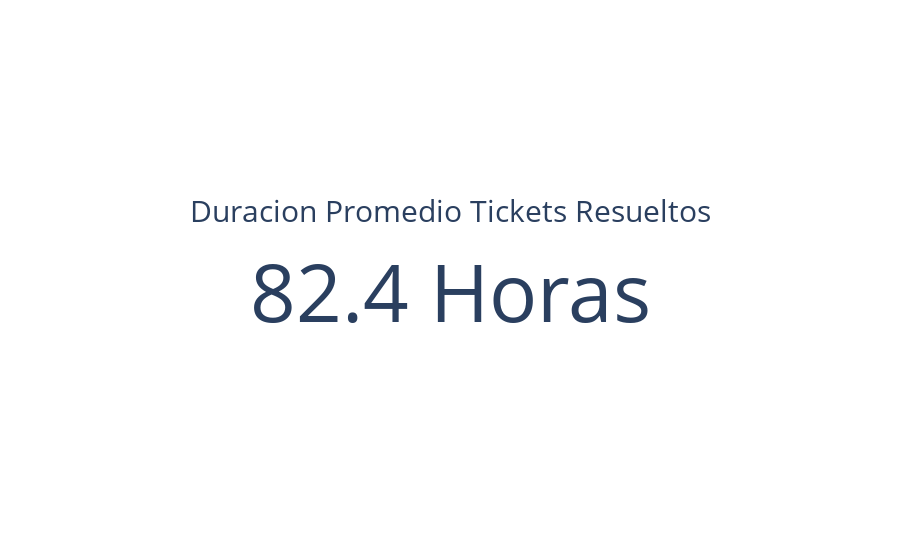

Notebook code for this chart:
### Code cell
# Tarjeta que muestra la duracion promedio de los tickets resueltos recibidos en Slack

fig = go.Figure()

fig.add_trace(go.Indicator(
    mode = "number",
    value = data_clean1[data_clean1['t_resuelto'] == True].describe()['Duracion_Ticket_horas']['mean'],
    number = {'suffix' : ' Horas'},
    title = {"text": "<span style='font-size:1.5em'>Duracion Promedio Tickets Resueltos</span><br><span style='font-size:1.5em'></span><br>"},
    domain = {'x': [1, 1], 'y': [1, 1]}))

fig.show()

### Figure 1 — Plotly figure (JSON) as saved in the notebook; plotly's stock layout.template omitted (floating-point values rounded to 4 significant figures)
{"data": [{"domain": {"x": [1, 1], "y": [1, 1]}, "mode": "number", "number": {"suffix": " Horas"}, "title": {"text": "<span style='font-size:1.5em'>Duracion Promedio Tickets Resueltos</span><br><span style='font-size:1.5em'></span><br>"}, "type": "indicator", "value": 82.4}], "layout": {}}
